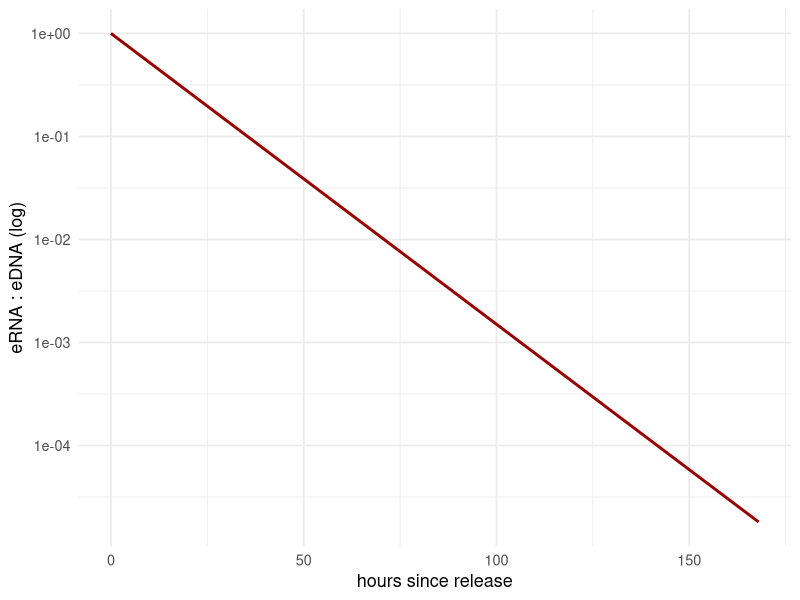

Source code (R):
## ---- chunk 1
library(tidyverse)
knitr::opts_chunk$set(eval=TRUE, cache=F, include=T, echo=F, error=F,
                      message=FALSE, comment=c(" "), width=90)
## ---- chunk 2
t <- seq(0, 168, by = 1)                       # hours after release
dna <- exp(-0.010 * t)                         # slow decay
rna <- exp(-0.075 * t)                         # fast decay

tibble::tibble(t, ratio = rna / dna) |>
  ggplot(aes(t, ratio)) +
  geom_line(linewidth = 1, colour = "#990000") +
  scale_y_log10() +
  labs(x = "hours since release", y = "eRNA : eDNA (log)") +
  theme_minimal(base_size = 13)
## ---- chunk 3
choose(8, 2)          # pairs of fluorochromes
choose(8, 1) + choose(8, 2)   # singles plus pairs
